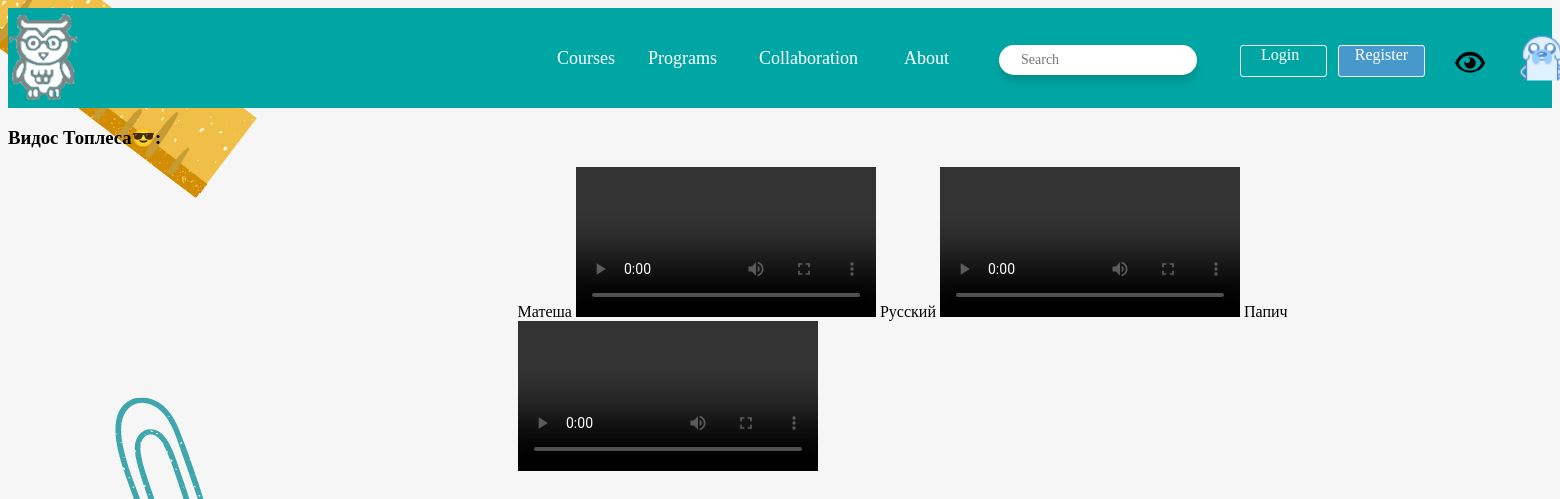
The page /course/ (signed in) on the database as committed earlier.
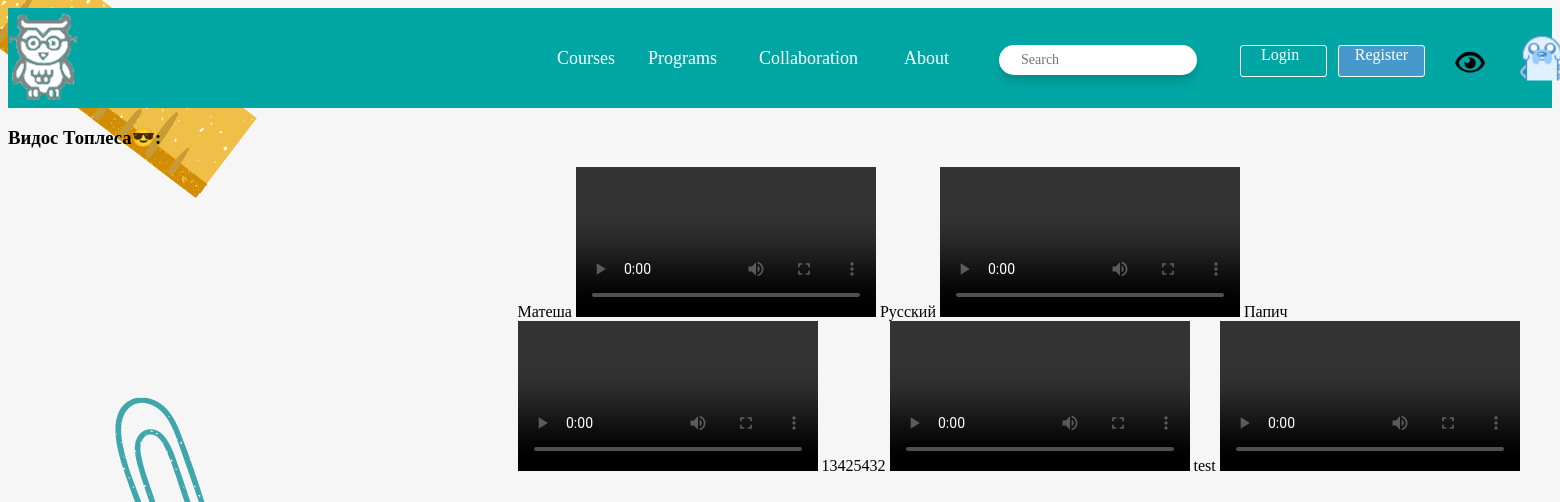
The same page on the database as committed later.
### oursite/models.py (models this page shows, shortened)
class Video(models.Model):
    caption=models.CharField(max_length=100)
    description = models.TextField()
    video=models.FileField(upload_to='video/')
    preview=models.ImageField(upload_to='media/')
    tags=models.TextField()

### oursite/views.py (the view)
# urls.py: path('course/', views.courses, name='course'),
@login_required(login_url='/register')
def courses(request):
    video = Video.objects.all()
    return render(request, 'oursite/courses.html', {'Vid': video})

### cart/context_processors.py (called while the page is built)
def cart(request):
    return {'cart': Cart(request)}

### oursite/templates/OurSite/courses.html (shortened to what this page needs)
{% load static %}
{% load embed_video_tags %}
<html lang="en">
<head>
  <link rel="stylesheet" href="{% static 'css/video.css' %}">
</head>
<body class="bg">
    <header class="header">
      <img class="" src="{% static 'images/morfusha_sova.png' %}" alt="">
      <p class="headerText1">Courses</p>
      <p class="headerText2">Programs</p>
      <p class="headerText3">Collaboration</p>
      <p class="headerText4">About</p>
      <form class="search-form">
        <input type="search" value="" placeholder="Search" class="search-input">
          <button type="submit" class="search-button">
            <svg class="submit-button">
              <use xmlns:xlink="http://www.w3.org/1999/xlink" xlink:href="#search"></use>
            </svg>
          </button>
      </form>
      <div class="login">
        <span class="inText1">Login</span>
      </div>
      <div class="register">
        <span class="inText2">Register</span>
      </div>
      <img class="eye" src="{% static 'images/eye.png' %}" alt="">
      <img class="profile" src="{% static 'images/jake.png' %}" alt="">
    </header>
    {% block page_content %}
	<div class="video-block">
		<h3>Видос Топлеса😎:</h3>
	</div>
    <div class="vidos">
        {% for x in Vid %}
        {{ x.caption }}
<video class="embed-responsive embed-responsive-16by9" controls="controls">
        <source src="{{x.video.url}}" type="video/mp4">
        </video>
        {% endfor %}
        </div>
{%endblock%}
</body>
</html>

Rows that differ between the two databases and show on the page:
added Video: caption "13425432"
added Video: caption "test"
